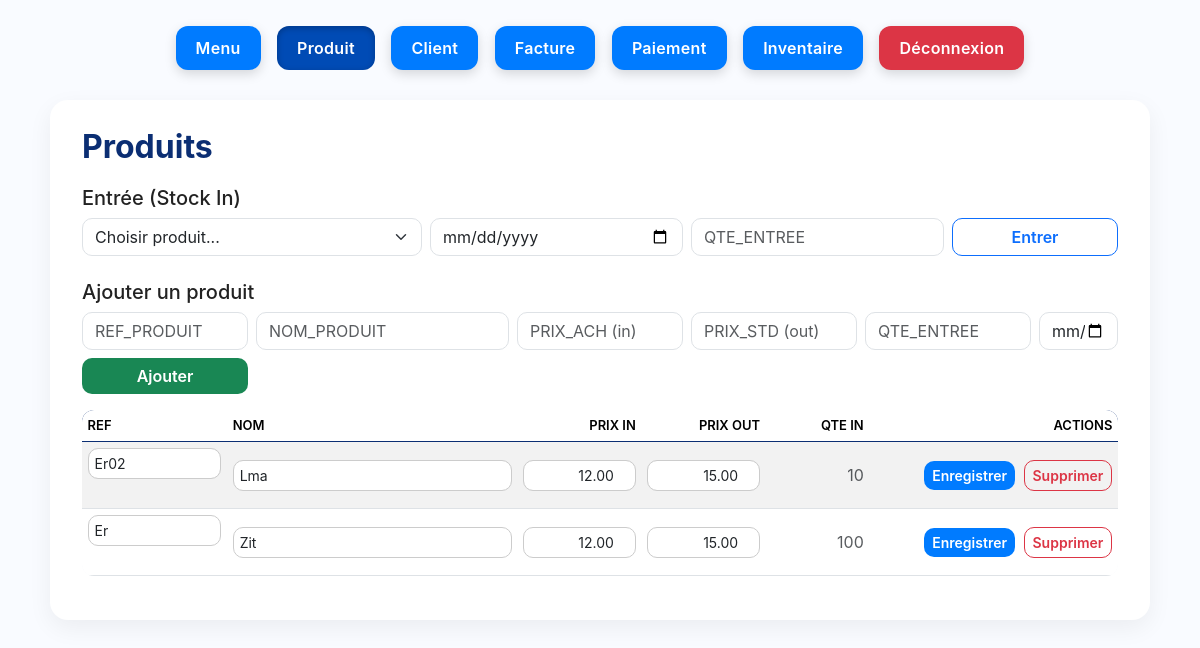
Page /products (signed in) on the committed database.
### app.py (models this page shows)
class Product(db.Model):
    __tablename__ = "products"
    id: Mapped[int] = mapped_column(primary_key=True)
    ref_produit: Mapped[str] = mapped_column(unique=True, nullable=False)  # Ensure uniqueness
    nom_produit: Mapped[str] = mapped_column(nullable=False)
    prix_achat: Mapped[float] = mapped_column(default=0.0)
    prix_std: Mapped[float] = mapped_column(default=0.0)
    entries = relationship("StockEntry", back_populates="product")
    lines = relationship("InvoiceLine", back_populates="product")

### app.py (the view, shortened to what this page needs)
@app.route("/products", methods=["GET", "POST"])
def products():
    items = Product.query.order_by(Product.nom_produit).all()
    qte_map = dict(
        db.session.query(
            StockEntry.product_id,
            func.coalesce(func.sum(StockEntry.qte_entree), 0)
        ).group_by(StockEntry.product_id).all()
    )
    def qin(pid): return int(qte_map.get(pid, 0))
    return render_template("products.html", items=items, qin=qin)

### app.py (called while the page is built)
@app.before_request
def _auth_gate():
    ep = request.endpoint or ""
    if ep.split(".")[0] in PUBLIC_ENDPOINTS or request.path == "/favicon.ico":
        return
    if not session.get("logged_in"):
        return redirect(url_for("login", next=request.path))

@app.context_processor
def inject_now():
    from dateutil import tz
    return {"now": datetime.now(tz.tzlocal()), "TVA_RATE": TVA_RATE}

@app.context_processor
def expose_helpers_to_jinja():
    return {
        "client_balance": client_balance,
        "invoice_totals_by_client": invoice_totals_by_client,
        "payments_applied_by_client": payments_applied_by_client,
    }

### templates/products.html (shortened to what this page needs)
{% extends "layout.html" %}
{% block content %}
<h2>Produits</h2>
<h5 class="mt-2">Entrée (Stock In)</h5>
<form method="post" action="{{ url_for('stock_entry') }}" class="row g-2 mb-4">
  <div class="col-md-4">
    <select class="form-select" name="product_id" required>
      <option value="">Choisir produit...</option>
    </select>
  </div>
  <div class="col-md-3"><input class="form-control" type="date" name="date" required></div>
  <div class="col-md-3"><input class="form-control" type="number" min="1" name="qte_entree" placeholder="QTE_ENTREE" required></div>
  <div class="col-md-2"><button class="btn btn-outline-primary w-100">Entrer</button></div>
</form>
<h5>Ajouter un produit</h5>
<form method="post" class="row g-2 mb-3">
  <div class="col-md-2">
    <input class="form-control" name="ref_produit" placeholder="REF_PRODUIT" required>
  </div>
  <div class="col-md-3">
    <input class="form-control" name="nom_produit" placeholder="NOM_PRODUIT" required>
  </div>
  <div class="col-md-2">
    <input class="form-control" type="number" step="0.01" name="prix_achat" placeholder="PRIX_ACH (in)">
  </div>
  <div class="col-md-2">
    <input class="form-control" type="number" step="0.01" name="prix_std" placeholder="PRIX_STD (out)">
  </div>
  <div class="col-md-2">
    <input class="form-control" type="number" min="0" name="qte_entree" placeholder="QTE_ENTREE">
  </div>
  <div class="col-md-1 d-none d-md-block">
    <input class="form-control" type="date" name="date_entry" title="Date entrée (optionnel)">
  </div>
  <div class="col-md-12 col-lg-2">
    <button class="btn btn-success w-100">Ajouter</button>
  </div>
</form>
<table class="table table-sm table-striped align-middle">
  <thead>
    <tr>
      <th style="width:14%">REF</th>
      <th style="width:28%">NOM</th>
      <th class="text-end" style="width:12%">PRIX IN</th>
      <th class="text-end" style="width:12%">PRIX OUT</th>
      <th class="text-end" style="width:10%">QTE IN</th>
      <th class="text-end" style="width:24%">Actions</th>
    </tr>
  </thead>
  <tbody>
    {% for p in items %}
      <tr>
        <td>
          <form method="post" action="{{ url_for('product_update', product_id=p.id) }}" class="row g-2 align-items-center">
            <div class="col"><input class="form-control form-control-sm" name="ref_produit" value="{{ p.ref_produit }}"></div>
        </td>
        <td><input class="form-control form-control-sm" name="nom_produit" value="{{ p.nom_produit }}"></td>
        <td><input class="form-control form-control-sm text-end" type="number" step="0.01" name="prix_achat" value="{{ '%.2f'|format(p.prix_achat or 0) }}"></td>
        <td><input class="form-control form-control-sm text-end" type="number" step="0.01" name="prix_std" value="{{ '%.2f'|format(p.prix_std or 0) }}"></td>
        <td class="text-end"><span class="text-muted">{{ qin(p.id) }}</span></td>
        <td class="text-end">
            <button class="btn btn-sm btn-primary me-1">Enregistrer</button>
          <form method="post" action="{{ url_for('product_delete', product_id=p.id) }}" class="d-inline">
            <button class="btn btn-sm btn-outline-danger" onclick="return confirm('Supprimer ce produit ?')">Supprimer</button>
          </form>
        </td>
      </tr>
    {% endfor %}
  </tbody>
</table>
{% endblock %}

### static/css/style.css (style rules this page uses)
body { background: linear-gradient(180deg, #f8fbff 0%, #ffffff 60%); font-family: "Inter", "Segoe UI", Arial, sans-serif; color: #222; margin: 0; padding: 20px 0 40px; }
h1, .h1, h2, .h2 { font-weight: 700; color: #0b2e73; margin-bottom: 20px; }
.btn { border-radius: 10px !important; font-weight: 600; transition: all 0.2s ease; }
.btn-primary { background: #007bff; border: none; }
.btn-success { background: #198754; border: none; }
table { border-collapse: separate; border-spacing: 0; }
.table { border-radius: 12px; overflow: hidden; }
.table thead { background: #0b2e73; color: #fff; border-bottom: 2px solid #0b2e73; }
.table th { font-weight: 600; text-transform: uppercase; font-size: 13px; }
.table tbody tr:nth-child(even) { background: #f7f9fc; }
.table td input { border-radius: 8px; border: 1px solid #ccc; padding: 4px 6px; }
section, form { margin-bottom: 24px; }
input, select { border-radius: 10px !important; }
a, button, input, select { transition: all 0.2s ease; }

### templates/layout.html (style rules this page uses)
body { padding: 20px; background: #f9fbff; }
.table-sm td, .table-sm th { padding: .35rem; }

### rows in the picture
Product: ref_produit "Er02", nom_produit "Lma", prix_achat "12.00", prix_std "15.00", qin "10"
Product: ref_produit "Er", nom_produit "Zit", prix_achat "12.00", prix_std "15.00", qin "100"
